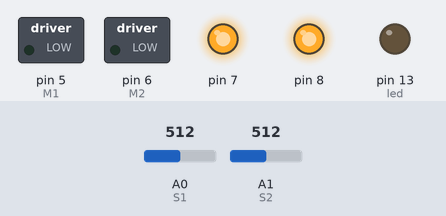
A sketch run on a simulated Arduino Uno, built with avr-gcc and run on an emulated ATmega328P. Parts: switched loads named in the sketch (green lamp = pin HIGH), output pins drawn as LEDs (lit = HIGH). The test bench sets the inputs (shaded band); at power-on: A0 (S1) = 512, A1 (S2) = 512.

Above: at 2.2 s.
2.3 s: A0 (S1) set to 410
3.8 s: A0 (S1) set to 390
At 4.2 s:
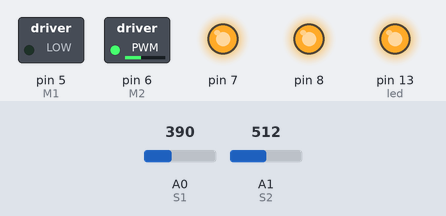
5.3 s: A1 (S2) set to 489
At 6.8 s:
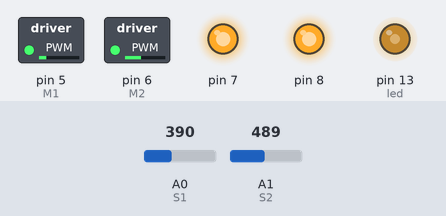
Timing chart, 0 to 8.0 s (numbered marks = the images above; inputs shaded):
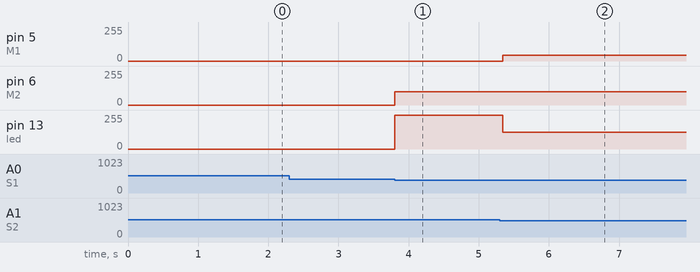

Measured:
- the behaviour switches between 400 and 399 on A0 (S1) (found by bisection; images 0 and 1)
- the behaviour switches between 500 and 499 on A1 (S2) (found by bisection; images 1 and 2)
- after the input at 3.8 s, pin 6 (M2): 0/255 → 100/255 at once; pin 13 (led): 0/255 → 255/255 at once
- after the input at 5.3 s, pin 5 (M1): 0/255 → 45/255 at once; pin 13 (led): 255/255 → 127/255 at once

The sketch:

seguidorlinha2.ino
```cpp
// SENSOR > 300 ESCURO
// SENSOR < 300 CLARO

#define M1 5 //velocidade motor A - de 0 a 255, Motor direito
#define M2 6 // velocidade motor B - de 0 a 255, Motor esquerdo
#define S1 0 // Sensor ligado no pino 0 - direito
#define S2 1 // Sensor ligado no pino 1 - esquerdo
#define led 13

void setup(){

  pinMode(M1, OUTPUT); // Motor como saida
  pinMode(M2, OUTPUT); // Motor como saida
  pinMode(S1, INPUT); // sensor como entrada (leitura)
  pinMode(S2, INPUT); // sensor como entrada (leitura)
  pinMode(7, OUTPUT);
  pinMode(8, OUTPUT);
  pinMode(led, OUTPUT);
  digitalWrite(7, HIGH);
  digitalWrite(8, HIGH);
  delay(1000);

}

void loop(){

  if(analogRead(S1) < 500  && analogRead(S2) < 500 ) // Se sensor1 e sensor2 lerem uma faixa escura o carro vai pra frente
  {
    analogWrite(M1, 90); // Velocidade
    analogWrite(M2, 90); // Velocidade
    digitalWrite(led, LOW);
  }

  if(analogRead(S1) > 400 && analogRead(S2) < 400 )// Se sensor1 ler uma faixa escura e sensor2 faixa clara o carro vai para a direita
  {
    analogWrite(M1, 100); // Velocidade
    analogWrite(M2, 0); // Velocidade
    // delay(5000);
    digitalWrite(led, HIGH);
  }

  if(analogRead(S1) < 400 && analogRead(S2) > 400 )// Se sensor1 ler uma faixa clara e sensor2 faixa escura o carro vai para a esquerda
  {
    analogWrite(M1, 0); // Velocidade
    analogWrite(M2, 100); // Velocidade
    // delay(5000);
    digitalWrite(led, HIGH);
  }

  if(analogRead(S1) > 500  && analogRead(S2) > 500 ) // Se sensor1 e sensor2 lerem uma faixa clara o carro para
  {
    analogWrite(M1, 0); // Velocidade
    analogWrite(M2, 0); // Velocidade
    digitalWrite(led, LOW);
  }
}
```
